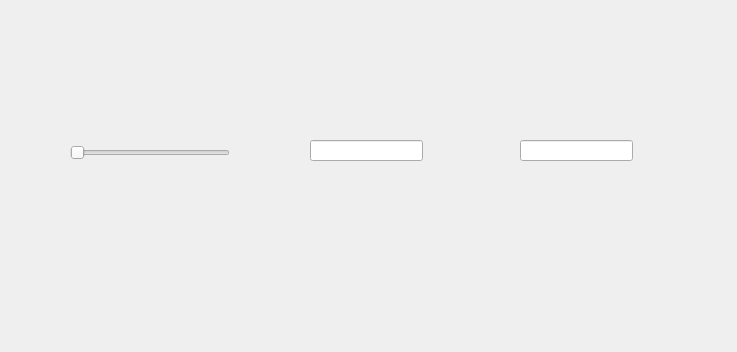
<?xml version="1.0" encoding="UTF-8"?>
<ui version="4.0">
 <class>Widget</class>
 <widget class="QWidget" name="Widget">
  <property name="geometry">
   <rect>
    <x>0</x>
    <y>0</y>
    <width>737</width>
    <height>352</height>
   </rect>
  </property>
  <property name="windowTitle">
   <string>Widget</string>
  </property>
  <widget class="QSlider" name="hSlider">
   <property name="geometry">
    <rect>
     <x>70</x>
     <y>140</y>
     <width>160</width>
     <height>25</height>
    </rect>
   </property>
   <property name="orientation">
    <enum>Qt::Orientation::Horizontal</enum>
   </property>
  </widget>
  <widget class="QLineEdit" name="leText">
   <property name="geometry">
    <rect>
     <x>310</x>
     <y>140</y>
     <width>113</width>
     <height>21</height>
    </rect>
   </property>
  </widget>
  <widget class="QLineEdit" name="leTextCopy">
   <property name="geometry">
    <rect>
     <x>520</x>
     <y>140</y>
     <width>113</width>
     <height>21</height>
    </rect>
   </property>
  </widget>
 </widget>
 <resources/>
 <connections/>
</ui>
